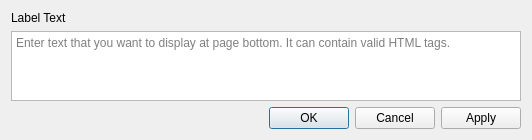
<?xml version="1.0" encoding="UTF-8"?>
<ui version="4.0">
 <class>FooterLabelDialog</class>
 <widget class="QDialog" name="FooterLabelDialog">
  <property name="geometry">
   <rect>
    <x>0</x>
    <y>0</y>
    <width>532</width>
    <height>136</height>
   </rect>
  </property>
  <property name="windowTitle">
   <string>Footer Label Dialog</string>
  </property>
  <layout class="QVBoxLayout" name="verticalLayout">
   <item>
    <widget class="QLabel" name="label">
     <property name="text">
      <string>Label Text</string>
     </property>
    </widget>
   </item>
   <item>
    <widget class="QTextEdit" name="textEdit">
     <property name="placeholderText">
      <string>Enter text that you want to display at page bottom. It can contain valid HTML tags.</string>
     </property>
    </widget>
   </item>
   <item>
    <widget class="QDialogButtonBox" name="buttonBox">
     <property name="orientation">
      <enum>Qt::Horizontal</enum>
     </property>
     <property name="standardButtons">
      <set>QDialogButtonBox::Apply|QDialogButtonBox::Cancel|QDialogButtonBox::Ok</set>
     </property>
    </widget>
   </item>
  </layout>
 </widget>
 <resources/>
 <connections>
  <connection>
   <sender>buttonBox</sender>
   <signal>accepted()</signal>
   <receiver>FooterLabelDialog</receiver>
   <slot>accept()</slot>
   <hints>
    <hint type="sourcelabel">
     <x>248</x>
     <y>254</y>
    </hint>
    <hint type="destinationlabel">
     <x>157</x>
     <y>274</y>
    </hint>
   </hints>
  </connection>
  <connection>
   <sender>buttonBox</sender>
   <signal>rejected()</signal>
   <receiver>FooterLabelDialog</receiver>
   <slot>reject()</slot>
   <hints>
    <hint type="sourcelabel">
     <x>316</x>
     <y>260</y>
    </hint>
    <hint type="destinationlabel">
     <x>286</x>
     <y>274</y>
    </hint>
   </hints>
  </connection>
 </connections>
</ui>
